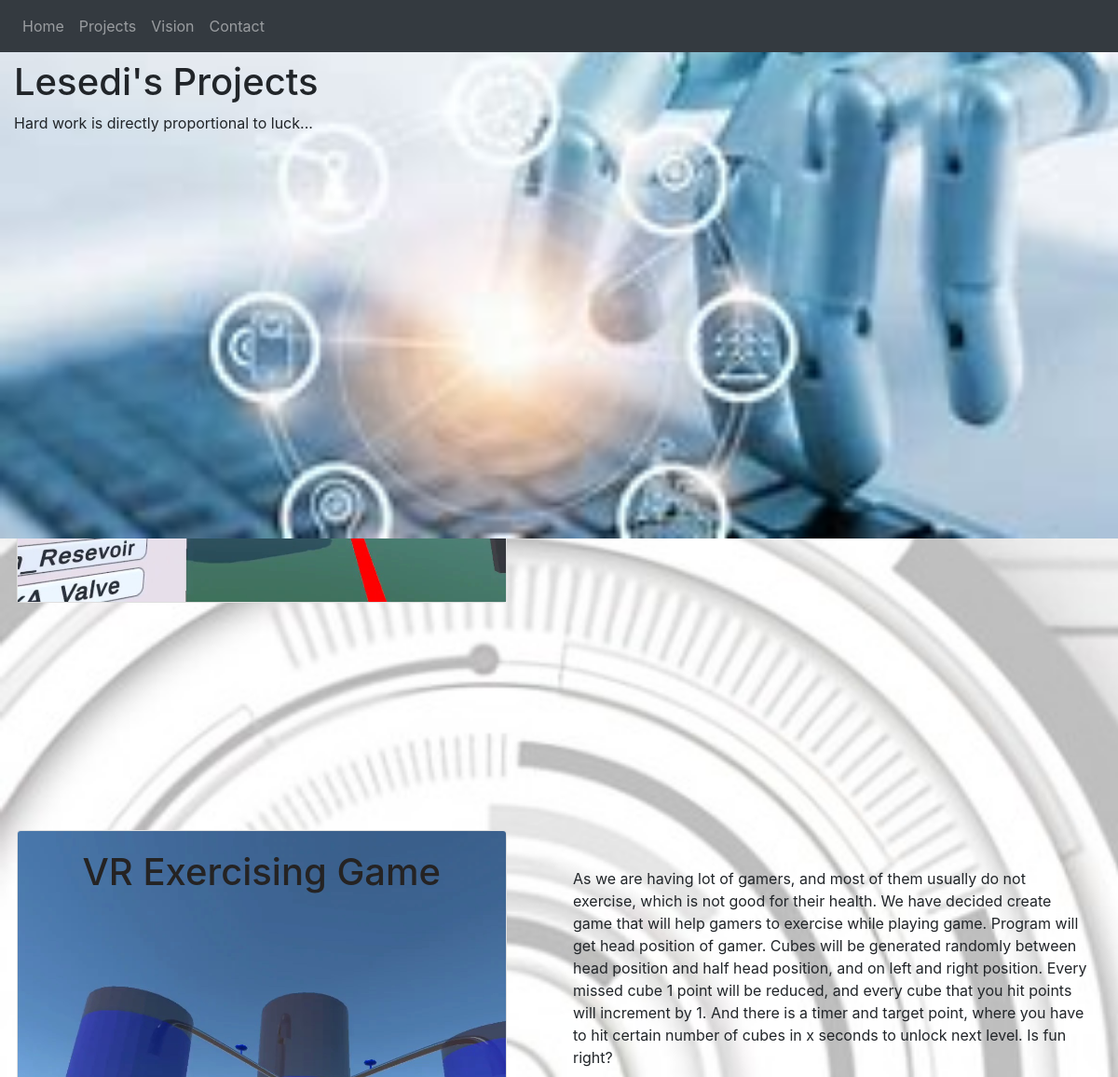
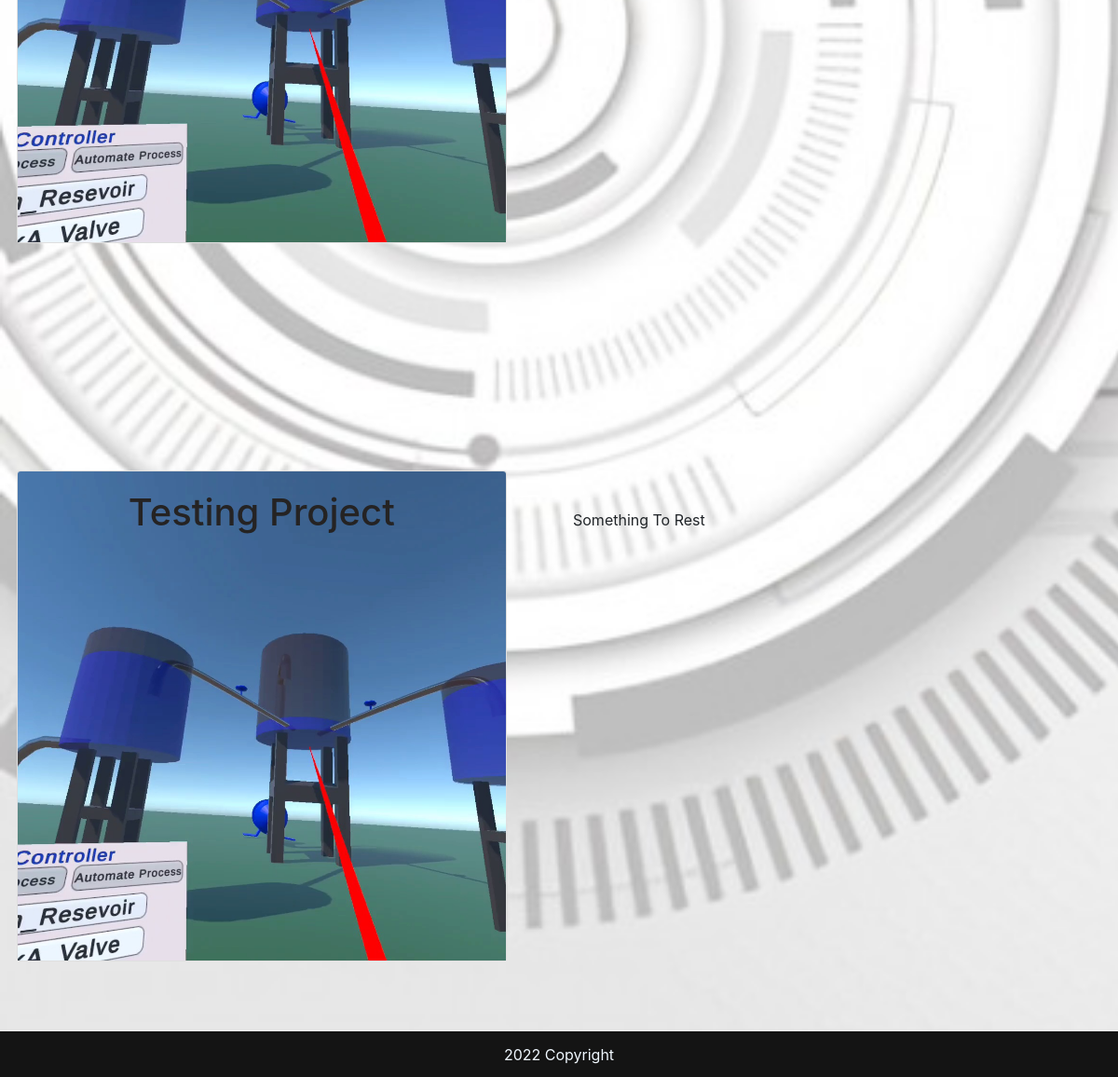
Screenshot of /My_Blog/projects with the database file from the repository (2 pictures, top to bottom).
### My_Blog/models.py (models this page shows)
class Article(models.Model):
    title = models.CharField(max_length = 256)
    topic = models.ForeignKey(Topic, on_delete=models.CASCADE, related_name= 'articles')
    article = models.TextField()
    created_at = models.DateTimeField(auto_now_add = True)

### My_Blog/views.py (the view)
# urls.py: path('projects', show_titles),
def show_titles(request):
    titles = Article.objects.all()
    return render(request, 'My_Blog/project.html', {'title':titles})

### templates/My_Blog/project.html (shortened to what this page needs)
<!doctype html>
{% load static %}
<html lang="en">
  <head>
    <link rel="stylesheet" href="{% static 'css/bootstrap.min.css' %}">
    <link rel="stylesheet" href="{% static 'css/costume.css' %}">
  </head >
  <body class="contact_body">
    <div class="jumbotron jumbotron-fluid">
      <div class="container">
        <nav class="navbar navbar-expand-sm bg-dark navbar-dark fixed-top">
          <ul class="navbar-nav">
            <li class="nav-item">
              <a class="nav-link" href="home">Home</a>
            </li>
            <li class="nav-item">
              <a class="nav-link" href="projects">Projects</a>
            </li>
            <li class="nav-item">
              <a class="nav-link" href="vision">Vision</a>
            </li>
            <li class="nav-item">
              <a class="nav-link" href="contact">Contact</a>
            </li>
          </ul>
        </nav>
        <h1 class="name">Lesedi's Projects</h1>
        <p class="slogan">Hard work is directly proportional to luck...</p>
      </div>
    </div>
    {% for titles in title %}
    <div class="row">
      <div class="col"><div class="card img-fluid" >
        <img  class="card-img-top" src="{% static 'images/tank.jpg' %}" alt="Card image" style="width:100%">
        <div class="card-img-overlay">
          <h1 class="card-title" style="color:rgb(37, 35, 35); text-align:center">{{titles.title}}</h1>
        </div>
      </div>
    </div>
    <div class="col"><div class="intro">{{titles.article}}
    </div>
    </div>
    </div>
    {% endfor %}
    <div class="card-footer">
      2022 Copyright
    </div>
  </body>
</html>

### static/css/costume.css (style rules this page uses)
.jumbotron-fluid { background-image: url("../images/back_jumb.jpg"); background-size:cover; position: fixed; margin-top:0px; z-index: 100; height: 25%; width: 100%; padding-bottom: 0.1%; padding-right: 15%; }
.img-fluid { width: 90%; margin-left: 3%; }
.intro { padding-top: 7%; padding-right: 5%; }
.row { padding-bottom: 2%; padding-top: 10%; margin-bottom: 100px; height: 40%; top: 0; }
body { background-image: url(../images/back_img.jpg); background-size: cover; margin:0px; padding: 0px; }
.card-footer { background-color: rgb(20, 20, 20); color: aliceblue; text-align: center; position: fixed; bottom: 0; width: 100%; }
.contact_body { background-image: url("../images/back_con.jpg"); }

### rows the page displays
Article: title "VR Exercising Game", article "As we are having lot of gamers, and most of them usually do not exercise, which is not good for their health. We have decided create game that will help gamers to exercise while playing game. Program will get head position of gamer. Cubes will be generated randomly between head position and half head position, and on left and right position. Every missed cube 1 point will be reduced, and every cube that you hit points will increment by 1. And there is a timer and target point, where you have to hit certain number of cubes in x seconds to unlock next level. Is fun right?"
Article: title "Testing Project", article "Something To Rest"
